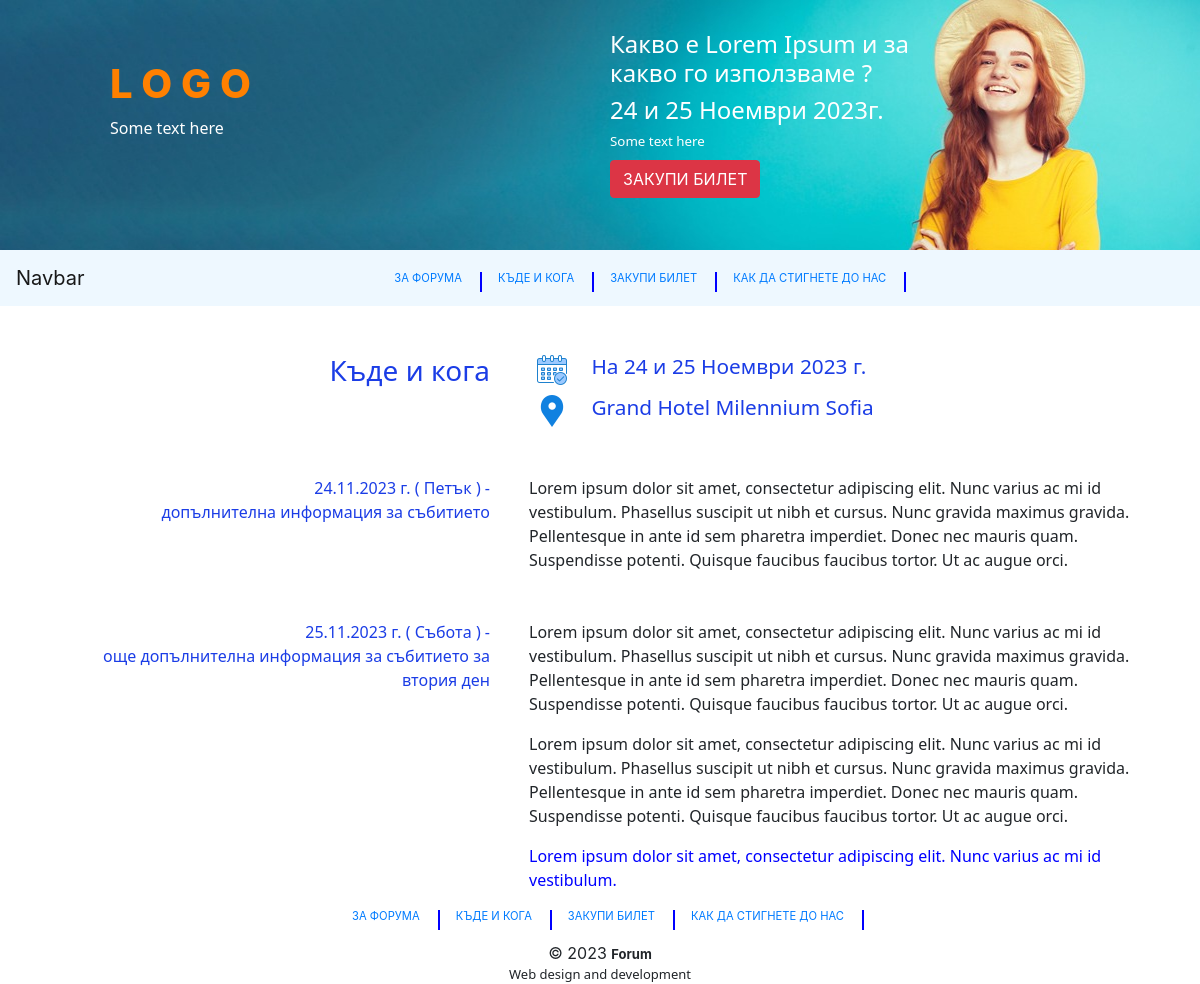
Screenshot of /CultureEventPHPProject/datelocation.php with the database file from the repository.
### tables this page shows
CREATE TABLE `navigation_menu` (
  `id` int(11) NOT NULL,
  `label` varchar(50) NOT NULL,
  `link` varchar(250) NOT NULL
);

CREATE TABLE `eventplaceanddate` (
  `id` int(11) NOT NULL,
  `StartDate` date NOT NULL,
  `EndDate` date NOT NULL,
  `Location` text NOT NULL
);

### CultureEventPHPProject/datelocation.php (the view, shortened to what this page needs)
<!DOCTYPE html>
<html lang="en">
<head>
    <link rel="stylesheet" href="https://cdn.jsdelivr.net/npm/bootstrap@4.3.1/dist/css/bootstrap.min.css">
    <link rel="stylesheet" href="./css/style.css" />
</head>
<body>
    <?php include "banner.php" ?>
    <?php include "nav.php" ?>
    <section id="whereAndWhen">
        <?php
        $conn = new mysqli(DB_HOST, DB_USER, DB_PWD, DB_NAME);
        $sql = "SELECT StartDate,EndDate,  Location FROM eventplaceanddate";
        $result = $conn->query($sql);
        if ($result->num_rows > 0) {
            while ($row = $result->fetch_assoc()) {
                $monthTranslation = array(
                    "January" => "Януари",
                    "February" => "Февруари",
                    "March" => "Март",
                    "April" => "Април",
                    "May" => "Май",
                    "June" => "Юни",
                    "July" => "Юли",
                    "August" => "Август",
                    "September" => "Септември",
                    "October" => "Октомври",
                    "November" => "Ноември",
                    "December" => "Декември"
                );
                $dayOfWeekTranslation = array(
                    "Monday" => "Понеделник",
                    "Tuesday" => "Вторник",
                    "Wednesday" => "Сряда",
                    "Thursday" => "Четвъртък",
                    "Friday" => "Петък",
                    "Saturday" => "Събота",
                    "Sunday" => "Неделя"
                );
                $dayOfWeekStartDate = date("l", strtotime($row["StartDate"]));
                $translatedDayOfWeekStartDate = $dayOfWeekTranslation[$dayOfWeekStartDate];
                $eventStartFullDate = date("d.m.Y", strtotime($row["StartDate"]));
                $eventStartDate = date("d", strtotime($row["StartDate"]));
                $dayOfWeekEndDate = date("l", strtotime($row["EndDate"]));
                $translatedDayOfWeekEndDate = $dayOfWeekTranslation[$dayOfWeekEndDate];
                $eventEndFullDate = date("d.m.Y", strtotime($row["EndDate"]));
                $eventEndDate = date("d", strtotime($row["EndDate"]));
                $eventMonth = date("F", strtotime($row["EndDate"]));
                $eventLocation = $row["Location"];
                $translatedMonth = str_replace(array_keys($monthTranslation), array_values($monthTranslation), $eventMonth);
                echo "<div class='container mt-5'>";
                echo "<div class='row'>";
                echo "<div class='col-5 text-right'>";
                echo "<h3 class='custom-title'>Къде и кога</h3>";
                echo "</div>";
                echo "<div class='col'>";
                echo "<div class='row'>";
                echo "<div class='col-1 ml-3'>";
                echo "<img src='./images/calendar.png'>";
                echo "</div>";
                echo "<div class='col'>";
                echo "<h4 class='custom-subject'>На $eventStartDate и $eventEndDate $translatedMonth 2023 г.</h4>";
                echo "</div>";
                echo "</div>";
                echo "<div class='row mt-2'>";
                echo "<div class='col-1 ml-3'>";
                echo "<img src='./images/placeholder.png'>";
                echo "</div>";
                echo "<div class='col'>";
                echo "<h4 class='custom-subject'>$eventLocation</h4>";
                echo "</div>";
                echo "</div>";
                echo "</div>";
                echo "</div>";
                echo "</div>";
                echo "<div class='container mt-5'>";
                echo "<div class='row'>";
                echo "<div class='col-5 text-right'>";
                echo "<p class='custom-title'>$eventStartFullDate г. ( $translatedDayOfWeekStartDate ) -</p>";
                echo "<p class='custom-title'>допълнителна информация за събитието</p>";
                echo "</div>";
                echo "<div class='col ml-4'>";
                echo "<div class='row'>";
                echo "<div>";
                echo "<p>Lorem ipsum dolor sit amet, consectetur adipiscing elit. Nunc varius ac mi id vestibulum. Phasellus suscipit ut nibh et cursus. Nunc gravida maximus gravida. Pellentesque in ante id sem pharetra imperdiet. Donec nec mauris quam. Suspendisse potenti. Quisque faucibus faucibus tortor. Ut ac augue orci.</p>";
                echo "</div>";
                echo "</div>";
                echo "</div>";
                echo "</div>";
                echo "</div>";
                echo "<div class='container mt-5'>";
                echo "<div class='row'>";
                echo "<div class='col-5 text-right'>";
                echo "<p class='custom-title'>$eventEndFullDate г. ( $translatedDayOfWeekEndDate ) -</p>";
                echo "<p class='custom-title'>още допълнителна информация за събитието за втория ден</p>";
                echo "</div>";
                echo "<div class='col ml-4'>";
                echo "<div class='row'>";
                echo "<div>";
                echo "<p>Lorem ipsum dolor sit amet, consectetur adipiscing elit. Nunc varius ac mi id vestibulum. Phasellus suscipit ut nibh et cursus. Nunc gravida maximus gravida. Pellentesque in ante id sem pharetra imperdiet. Donec nec mauris quam. Suspendisse potenti. Quisque faucibus faucibus tortor. Ut ac augue orci.</p>";
                echo "<p class='mt-3'>Lorem ipsum dolor sit amet, consectetur adipiscing elit. Nunc varius ac mi id vestibulum. Phasellus suscipit ut nibh et cursus. Nunc gravida maximus gravida. Pellentesque in ante id sem pharetra imperdiet. Donec nec mauris quam. Suspendisse potenti. Quisque faucibus faucibus tortor. Ut ac augue orci.</p>";
                echo "<p class='mt-3'style='color: blue'>Lorem ipsum dolor sit amet, consectetur adipiscing elit. Nunc varius ac mi id vestibulum. </p>";
                echo "</div>";
                echo "</div>";
                echo "</div>";
                echo "</div>";
                echo "</div>";
            }
        } else {
            echo "No data found in the database.";
        }
        ?>
    </section>
</body>
<footer>
    <?php include "footer_nav.php" ?>
</footer>
</html>

### CultureEventPHPProject/banner.php
<div class="header-image">
    <img src="./images/travel.jpg">
    <div class="text-overlay">
        <h1 style="font-weight: 800; color:#ff8000">L O G O</h1>
        <p style="color: white;">Some text here</p>
    </div>
    <div class="text-overlay-center">
        <h4 style="color: white;">Какво е Lorem Ipsum и за какво го използваме ?</h4>
        <h4 style="color: white;">24 и 25 Ноември 2023г.</h4>
        <p class="mb-2" style="color: white;">Some text here</p>
        <a href="buyTicket.php" class="btn btn-danger" style="color: white;">ЗАКУПИ БИЛЕТ</a>
    </div>
</div>

### CultureEventPHPProject/nav.php (shortened to what this page needs)
<nav class="navbar navbar-expand-lg navbar-light" style="background-color: #EEF8FF;">
  <a class="navbar-brand" href="index.php">Navbar</a>
  <div class="collapse navbar-collapse " id="navbarSupportedContent">
    <ul class="navbar-nav mx-auto" style="font-size: 0.7em;">
      <?php include "navigationMenu.php" ?>
    </ul>
  </div>
</nav>

### CultureEventPHPProject/navigationMenu.php (shortened to what this page needs)
<?php
if (!isset($conn)) {
    $conn = mysqli_connect(DB_HOST, DB_USER, DB_PWD, DB_NAME);
}
$baseURL = "http://localhost/cultureeventphpproject/";
$sql = "SELECT * FROM navigation_menu";
$result = $conn->query($sql);
if ($result->num_rows > 0) {
    while ($row = $result->fetch_assoc()) {
        echo '<li class="nav-item active">';
        echo '<a class="nav-link ml-2 text-primary" href="' . $baseURL . $row["link"] . '">' . $row["label"] . '</a>';
        echo '</li>';
        echo '<div class="vl"></div>';
    }
} else {
    echo "No menu items found.";
}

### CultureEventPHPProject/footer_nav.php
<nav class="navbar navbar-expand-lg navbar-light">
  <div class="collapse navbar-collapse " id="navbarSupportedContent">
    <ul class="navbar-nav mx-auto" style="font-size: 0.7em;">
      <?php include "navigationMenu.php" ?>
    </ul>
  </div>
</nav>
<div class="container">
  <div class="row">
    <div class="col-md-12 text-center">
      &copy; <?php echo date("Y"); ?> <span style="font-weight: bold; font-size: small;">Forum</span>
    </div>
    <div class="col-md-12 text-center">
      <p style="font-size: small;">Web design and development</p>
    </div>
  </div>
</div>

### CultureEventPHPProject/css/style.css (style rules this page uses)
p, h2, h3, h4 { font-family:'Segoe UI', Tahoma, Geneva, Verdana, sans-serif; font-weight:lighter; }
p { margin-bottom: 0; }
.custom-title { color:rgb(27, 61, 230); }
.custom-subject { color: rgb(27, 61, 230); font-size: 1.3rem; }
.header-image { position: relative; width: 100%; max-height: 250px; overflow: hidden; }
.header-image img { width: 100%; height: auto; display: block; }
.text-overlay { position: absolute; top: 50px; left: 100px; padding: 10px; }
.text-overlay-center { position: absolute; top: 20px; left: 600px; padding: 10px; width: 350px; font-size:smaller; }
.vl { border-left: 2px solid blue; height: 20px; margin-top: 10px; margin-left: 10px; }

### rows the page displays
navigation_menu: label "ЗА ФОРУМА"
navigation_menu: label "КЪДЕ И КОГА"
navigation_menu: label "ЗАКУПИ БИЛЕТ"
navigation_menu: label "КАК ДА СТИГНЕТЕ ДО НАС"
eventplaceanddate: StartDate "24", EndDate "25", EndDate "Ноември", Location "Grand Hotel Milennium Sofia", StartDate "24.11.2023", StartDate "Петък", EndDate "25.11.2023", EndDate "Събота"
